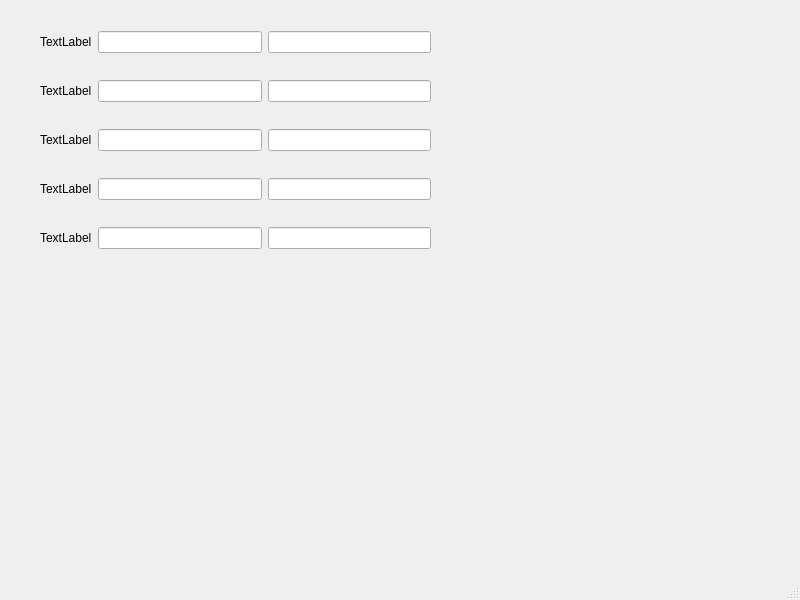
<?xml version="1.0" encoding="UTF-8"?>
<ui version="4.0">
 <class>rank</class>
 <widget class="QMainWindow" name="rank">
  <property name="geometry">
   <rect>
    <x>0</x>
    <y>0</y>
    <width>800</width>
    <height>600</height>
   </rect>
  </property>
  <property name="windowTitle">
   <string>MainWindow</string>
  </property>
  <widget class="QWidget" name="centralwidget">
   <widget class="QWidget" name="gridLayoutWidget">
    <property name="geometry">
     <rect>
      <x>40</x>
      <y>10</y>
      <width>391</width>
      <height>261</height>
     </rect>
    </property>
    <layout class="QGridLayout" name="gridLayout">
     <item row="0" column="0">
      <widget class="QLabel" name="label">
       <property name="text">
        <string>TextLabel</string>
       </property>
      </widget>
     </item>
     <item row="2" column="0">
      <widget class="QLabel" name="label_3">
       <property name="text">
        <string>TextLabel</string>
       </property>
      </widget>
     </item>
     <item row="1" column="0">
      <widget class="QLabel" name="label_2">
       <property name="text">
        <string>TextLabel</string>
       </property>
      </widget>
     </item>
     <item row="0" column="1">
      <widget class="QLineEdit" name="name1"/>
     </item>
     <item row="3" column="0">
      <widget class="QLabel" name="label_4">
       <property name="text">
        <string>TextLabel</string>
       </property>
      </widget>
     </item>
     <item row="4" column="0">
      <widget class="QLabel" name="label_5">
       <property name="text">
        <string>TextLabel</string>
       </property>
      </widget>
     </item>
     <item row="0" column="2">
      <widget class="QLineEdit" name="time1"/>
     </item>
     <item row="1" column="1">
      <widget class="QLineEdit" name="name2"/>
     </item>
     <item row="1" column="2">
      <widget class="QLineEdit" name="time2"/>
     </item>
     <item row="2" column="1">
      <widget class="QLineEdit" name="name3"/>
     </item>
     <item row="2" column="2">
      <widget class="QLineEdit" name="time3"/>
     </item>
     <item row="3" column="1">
      <widget class="QLineEdit" name="name4"/>
     </item>
     <item row="3" column="2">
      <widget class="QLineEdit" name="time4"/>
     </item>
     <item row="4" column="1">
      <widget class="QLineEdit" name="name5"/>
     </item>
     <item row="4" column="2">
      <widget class="QLineEdit" name="time5"/>
     </item>
    </layout>
   </widget>
  </widget>
  <widget class="QMenuBar" name="menubar">
   <property name="geometry">
    <rect>
     <x>0</x>
     <y>0</y>
     <width>800</width>
     <height>17</height>
    </rect>
   </property>
  </widget>
  <widget class="QStatusBar" name="statusbar"/>
 </widget>
 <resources/>
 <connections/>
</ui>
